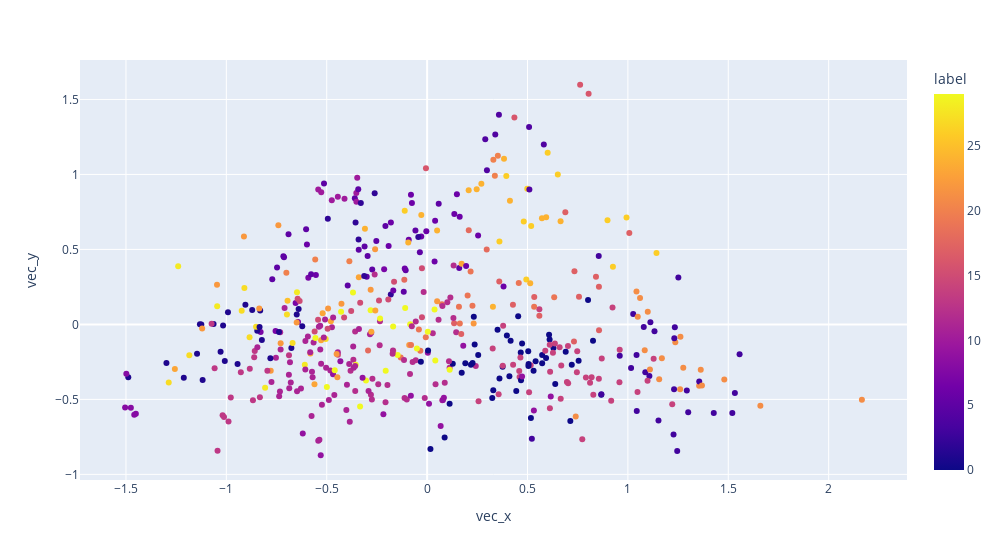

The cell this chart's notebook holds for it:
### Markdown cell above
Finally, let's plot the vectors and try to find some clusters

### Code cell
kmeans = KMeans(n_clusters=30)
labels = kmeans.fit_predict(movies_to_plot["vec"].to_list())
movies_to_plot["label"] = labels

fig = px.scatter(movies_to_plot, x="vec_x", y="vec_y", color="label", hover_name="title", hover_data=["genres"], width=1000)
fig.show()

### Figure 1 — Plotly figure (JSON) as saved in the notebook; plotly's stock layout.template omitted (floating-point values rounded to 4 significant figures; data arrays with more than 128 entries replaced by an {"elided": "..."} marker saying what was removed)
{"data": [{"customdata": {"elided": "500 rows, 1490 str values in total"}, "hovertemplate": "<b>%{hovertext}</b><br><br>vec_x=%{x}<br>vec_y=%{y}<br>genres=%{customdata[0]}<br>label=%{marker.color}<extra></extra>", "hovertext": {"elided": "500 str values"}, "legendgroup": "", "marker": {"color": {"elided": "500 int values"}, "coloraxis": "coloraxis", "symbol": "circle"}, "mode": "markers", "name": "", "orientation": "v", "showlegend": false, "type": "scatter", "x": {"elided": "500 float values"}, "xaxis": "x", "y": {"elided": "500 float values"}, "yaxis": "y"}], "layout": {"coloraxis": {"colorbar": {"title": {"text": "label"}}, "colorscale": [[0, "#0d0887"], [0.1111, "#46039f"], [0.2222, "#7201a8"], [0.3333, "#9c179e"], [0.4444, "#bd3786"], [0.5556, "#d8576b"], [0.6667, "#ed7953"], [0.7778, "#fb9f3a"], [0.8889, "#fdca26"], [1, "#f0f921"]]}, "legend": {"tracegroupgap": 0}, "margin": {"t": 60}, "width": 1000, "xaxis": {"anchor": "y", "domain": [0, 1], "title": {"text": "vec_x"}}, "yaxis": {"anchor": "x", "domain": [0, 1], "title": {"text": "vec_y"}}}}
